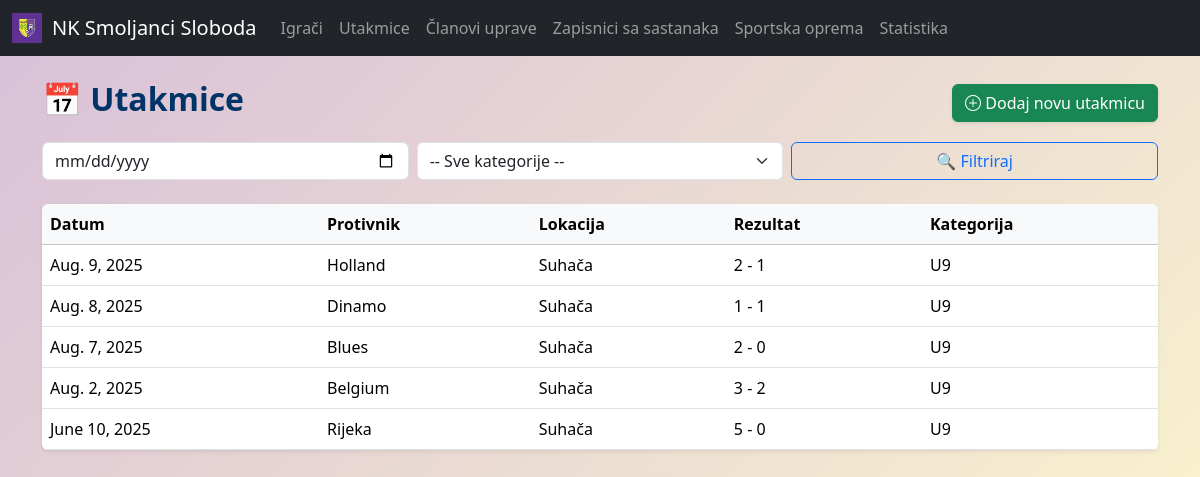
Before: /matches/ with the older database file.
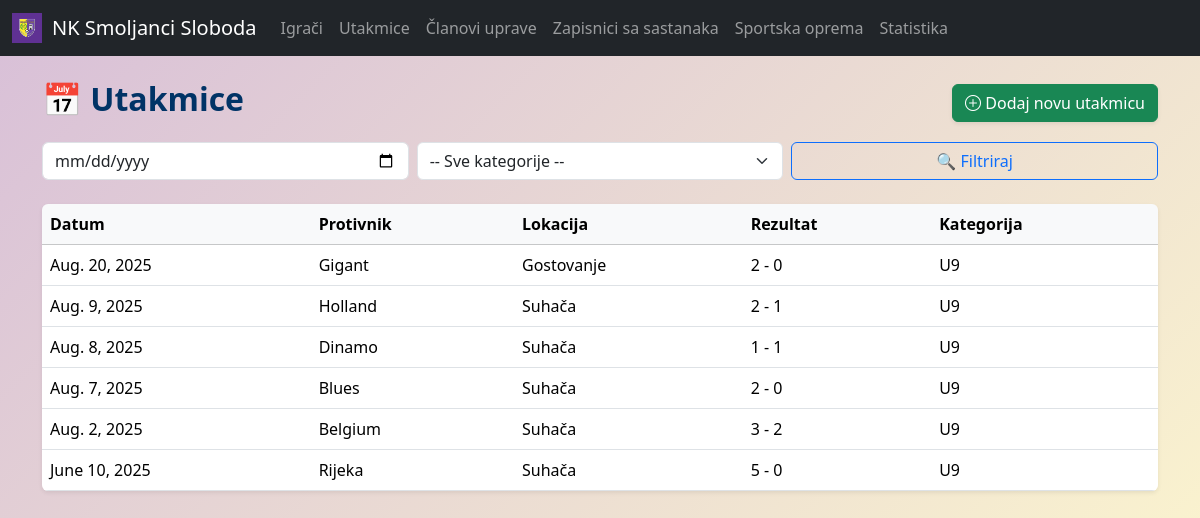
After: the same page with the newer database file.
### main/models.py (models this page shows, shortened)
class Match(models.Model):
    HOME_AWAY = [("H", "Suhača"), ("A", "Gostovanje")]
    date = models.DateField()
    home_or_away = models.CharField(max_length=1, choices=HOME_AWAY)
    opponent = models.CharField(max_length=100)
    home_score = models.PositiveIntegerField(default=0)
    away_score = models.PositiveIntegerField(default=0)
    category = models.CharField(max_length=3, choices=CATEGORIES)
    starting_players = models.ManyToManyField(Player, related_name="starts")
    bench_players = models.ManyToManyField(Player, related_name="bench", blank=True)
    captain = models.ForeignKey(Player, on_delete=models.SET_NULL, null=True, related_name="captain_matches")
    goalkeeper = models.ForeignKey(Player, on_delete=models.SET_NULL, null=True, related_name="goalkeeper_matches")

### main/views.py (the view)
# urls.py: path("matches/", views.match_list, name="match_list"),
def match_list(request):
    matches = Match.objects.all().order_by('-date')
    category = request.GET.get('category')
    date = request.GET.get('date')
    if category:
        matches = matches.filter(category=category)
    if date:
        matches = matches.filter(date=date)
    return render(request, "main/matches/match_list.html", {
        "matches": matches,
        "filter_values": {"category": category, "date": date},
        'categories': CATEGORIES
    })

### templates/main/matches/match_list.html (shortened to what this page needs)
{% extends 'main/base.html' %}
{% block content %}
<div class="container my-4">
  <div class="d-flex justify-content-between align-items-center mb-3">
    <h2 class="fw-bold">📅 Utakmice</h2>
    <a class="btn btn-success shadow-sm" href="{% url 'main:match_create' %}"><i class="bi bi-plus-circle"></i> Dodaj novu utakmicu</a>
  </div>
  <form method="get" class="row g-2 mb-4">
    <div class="col-md-4">
      <input type="date" class="form-control" name="date" value="{{ filter_values.date }}">
    </div>
    <div class="col-md-4">
      <select name="category" class="form-select">
        <option value="">-- Sve kategorije --</option>
      </select>
    </div>
    <div class="col-md-4">
      <button type="submit" class="btn btn-outline-primary w-100">🔍 Filtriraj</button>
    </div>
  </form>
  <table class="table table-hover shadow-sm rounded overflow-hidden">
    <thead class="table-light">
      <tr>
        <th>Datum</th>
        <th>Protivnik</th>
        <th>Lokacija</th>
        <th>Rezultat</th>
        <th>Kategorija</th>
      </tr>
    </thead>
    <tbody>
      {% for match in matches %}
      <tr class="table-row-clickable" data-href="{% url 'main:match_detail' match.id %}">
        <td>{{ match.date }}</td>
        <td>{{ match.opponent }}</td>
        <td>{{ match.get_home_or_away_display }}</td>
        <td>{{ match.home_score }} - {{ match.away_score }}</td>
        <td>{{ match.get_category_display }}</td>
      </tr>
      {% empty %}
      <tr>
        <td colspan="5" class="text-center text-muted py-4">
          Nema pronađenih utakmica. ⚽
        </td>
      </tr>
      {% endfor %}
    </tbody>
  </table>
</div>
{% endblock %}

Changed rows visible on the page:
added Match: date "Aug. 20, 2025", opponent "Gigant", home_or_away "Gostovanje", home_score "2", away_score "0", category "U9"
